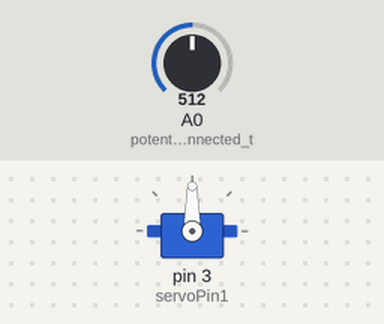
Bench run of a sketch on a simulated Arduino Uno, built with avr-gcc and run on an emulated ATmega328P. Shown: servo. The inputs (shaded band) are chosen by the test bench; at power-on: A0 (potentiometer_connected_t) = 512.

Above: at 1.2 s.
1.3 s: A0 (potentiometer_connected_t) set to 716
At 2.0 s:
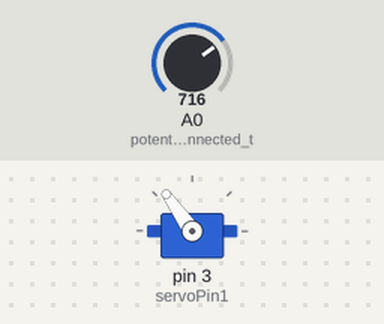
2.8 s: A0 (potentiometer_connected_t) set to 900
At 4.0 s:
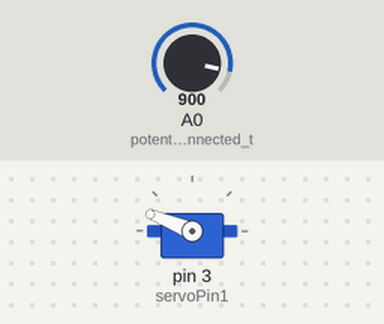
4.3 s: A0 (potentiometer_connected_t) set to 1023
At 5.4 s:
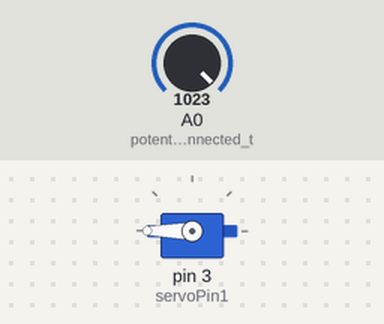
5.8 s: A0 (potentiometer_connected_t) set to 306
At 6.7 s:
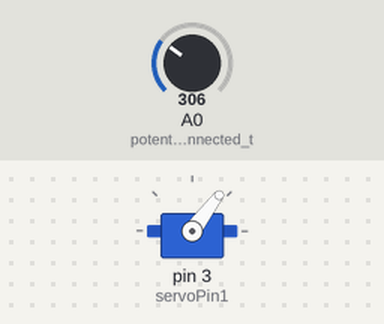
7.3 s: A0 (potentiometer_connected_t) set to 122
At 8.8 s:
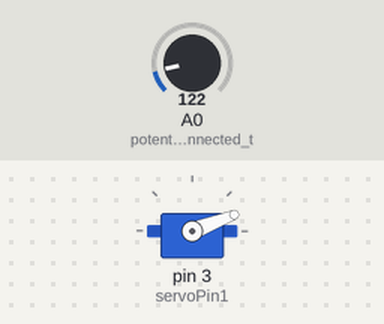
Timing chart, 0 to 9.8 s (numbered marks = the images above; inputs shaded):
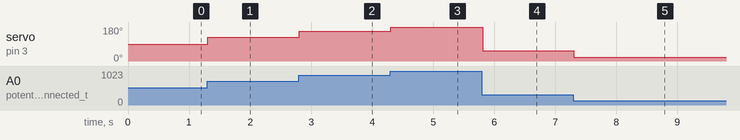

Measured:
- after the input at 1.3 s, servo on pin 3 (servoPin1): 90° → 125° at once
- after the input at 2.8 s, servo on pin 3 (servoPin1): 125° → 158° at once
- after the input at 4.3 s, servo on pin 3 (servoPin1): 158° → 180° at once
- after the input at 5.8 s, servo on pin 3 (servoPin1): 180° → 53° at once
- after the input at 7.3 s, servo on pin 3 (servoPin1): 53° → 21° at once

The sketch:

servo_potentiometer_UNO.ino
```cpp
//Code to sweep servo from 0 to 90 and back
#include <Servo.h>

const int servoPin1 = 3;  // Servo signal pin connected to Pin 3 on UNO

Servo myServo1;

void setup() {
  myServo1.attach(servoPin1);
  pinMode(A0, INPUT);// potentiometer connected to A0
}

void loop() {
  // Move the servo motor to the starting position
  int pot_val = analogRead(A0);
  int angle = map(pot_val,0,1023,0,180);
  myServo1.write(angle);// move servo along with the potentiometer knob
  delay(10);
}
```
